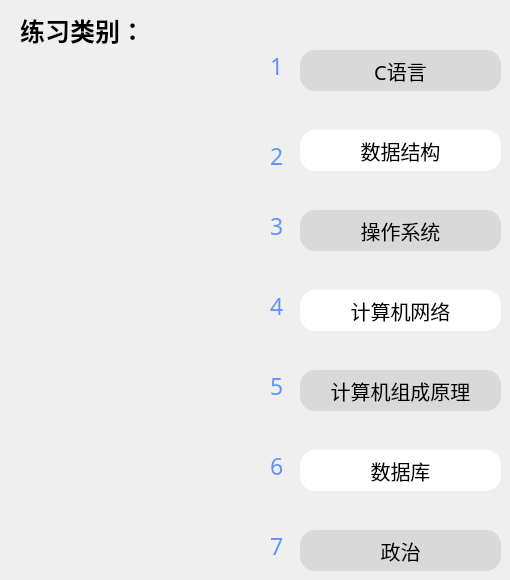
     <widget class="QWidget" name="page_9">
      <widget class="QLabel" name="label_t5_3">
       <property name="geometry">
        <rect>
         <x>270</x>
         <y>370</y>
         <width>21</width>
         <height>31</height>
        </rect>
       </property>
       <property name="font">
        <font>
         <family>微软雅黑</family>
         <pointsize>17</pointsize>
        </font>
       </property>
       <property name="styleSheet">
        <string notr="true">color: rgb(99, 146, 255);</string>
       </property>
       <property name="text">
        <string>5</string>
       </property>
      </widget>
      <widget class="QPushButton" name="lx_class4_2">
       <property name="geometry">
        <rect>
         <x>300</x>
         <y>290</y>
         <width>201</width>
         <height>41</height>
        </rect>
       </property>
       <property name="font">
        <font>
         <family>微软雅黑</family>
         <pointsize>15</pointsize>
        </font>
       </property>
       <property name="styleSheet">
        <string notr="true">QPushButton{
	
	background-color: rgb(255, 255, 255);
	border-radius:15px

}
QPushButton:pressed{
	padding-left:5px;
	padding-top:5px;
background-color: rgb(242, 255, 254);
}</string>
       </property>
       <property name="text">
        <string>计算机网络</string>
       </property>
      </widget>
      <widget class="QLabel" name="label_t7_3">
       <property name="geometry">
        <rect>
         <x>270</x>
         <y>530</y>
         <width>21</width>
         <height>31</height>
        </rect>
       </property>
       <property name="font">
        <font>
         <family>微软雅黑</family>
         <pointsize>17</pointsize>
        </font>
       </property>
       <property name="styleSheet">
        <string notr="true">color: rgb(99, 146, 255);</string>
       </property>
       <property name="text">
        <string>7</string>
       </property>
      </widget>
      <widget class="QPushButton" name="lx_class7_2">
       <property name="geometry">
        <rect>
         <x>300</x>
         <y>530</y>
         <width>201</width>
         <height>41</height>
        </rect>
       </property>
       <property name="font">
        <font>
         <family>微软雅黑</family>
         <pointsize>15</pointsize>
        </font>
       </property>
       <property name="styleSheet">
        <string notr="true">
QPushButton{
	background-color: rgb(217, 217, 217);
	border-radius:15px

}
QPushButton:pressed{
	padding-left:5px;
	padding-top:5px;	
	background-color: rgb(242, 255, 254);
}</string>
       </property>
       <property name="text">
        <string>政治</string>
       </property>
      </widget>
      <widget class="QLabel" name="exercise_class_2">
       <property name="geometry">
        <rect>
         <x>20</x>
         <y>0</y>
         <width>141</width>
         <height>61</height>
        </rect>
       </property>
       <property name="font">
        <font>
         <family>微软雅黑</family>
         <pointsize>19</pointsize>
         <weight>75</weight>
         <bold>true</bold>
        </font>
       </property>
       <property name="styleSheet">
        <string notr="true"/>
       </property>
       <property name="text">
        <string>练习类别：</string>
       </property>
      </widget>
      <widget class="QPushButton" name="lx_class6_2">
       <property name="geometry">
        <rect>
         <x>300</x>
         <y>450</y>
         <width>201</width>
         <height>41</height>
        </rect>
       </property>
       <property name="font">
        <font>
         <family>微软雅黑</family>
         <pointsize>15</pointsize>
        </font>
       </property>
       <property name="styleSheet">
        <string notr="true">QPushButton{
	
	background-color: rgb(255, 255, 255);
	border-radius:15px

}
QPushButton:pressed{
	padding-left:5px;
	padding-top:5px;
background-color: rgb(242, 255, 254);
}</string>
       </property>
       <property name="text">
        <string>数据库</string>
       </property>
      </widget>
      <widget class="QLabel" name="label_t2_3">
       <property name="geometry">
        <rect>
         <x>270</x>
         <y>140</y>
         <width>21</width>
         <height>31</height>
        </rect>
       </property>
       <property name="font">
        <font>
         <family>微软雅黑</family>
         <pointsize>17</pointsize>
        </font>
       </property>
       <property name="styleSheet">
        <string notr="true">color: rgb(99, 146, 255);</string>
       </property>
       <property name="text">
        <string>2</string>
       </property>
      </widget>
      <widget class="QLabel" name="label_t6_3">
       <property name="geometry">
        <rect>
         <x>270</x>
         <y>450</y>
         <width>21</width>
         <height>31</height>
        </rect>
       </property>
       <property name="font">
        <font>
         <family>微软雅黑</family>
         <pointsize>17</pointsize>
        </font>
       </property>
       <property name="styleSheet">
        <string notr="true">color: rgb(99, 146, 255);</string>
       </property>
       <property name="text">
        <string>6</string>
       </property>
      </widget>
      <widget class="QLabel" name="label_t4_3">
       <property name="geometry">
        <rect>
         <x>270</x>
         <y>290</y>
         <width>21</width>
         <height>31</height>
        </rect>
       </property>
       <property name="font">
        <font>
         <family>微软雅黑</family>
         <pointsize>17</pointsize>
        </font>
       </property>
       <property name="styleSheet">
        <string notr="true">color: rgb(99, 146, 255);</string>
       </property>
       <property name="text">
        <string>4</string>
       </property>
      </widget>
      <widget class="QPushButton" name="lx_class5_2">
       <property name="geometry">
        <rect>
         <x>300</x>
         <y>370</y>
         <width>201</width>
         <height>41</height>
        </rect>
       </property>
       <property name="font">
        <font>
         <family>微软雅黑</family>
         <pointsize>15</pointsize>
        </font>
       </property>
       <property name="styleSheet">
        <string notr="true">
QPushButton{
	background-color: rgb(217, 217, 217);
	border-radius:15px

}
QPushButton:pressed{
	padding-left:5px;
	padding-top:5px;	
	background-color: rgb(242, 255, 254);
}</string>
       </property>
       <property name="text">
        <string>计算机组成原理</string>
       </property>
      </widget>
      <widget class="QPushButton" name="lx_class1_2">
       <property name="geometry">
        <rect>
         <x>300</x>
         <y>50</y>
         <width>201</width>
         <height>41</height>
        </rect>
       </property>
       <property name="font">
        <font>
         <family>微软雅黑</family>
         <pointsize>15</pointsize>
        </font>
       </property>
       <property name="styleSheet">
        <string notr="true">
QPushButton{
	background-color: rgb(217, 217, 217);
	border-radius:15px

}
QPushButton:pressed{
	padding-left:5px;
	padding-top:5px;	
	background-color: rgb(242, 255, 254);
}</string>
       </property>
       <property name="text">
        <string>C语言</string>
       </property>
      </widget>
      <widget class="QPushButton" name="lx_class3_2">
       <property name="geometry">
        <rect>
         <x>300</x>
         <y>210</y>
         <width>201</width>
         <height>41</height>
        </rect>
       </property>
       <property name="font">
        <font>
         <family>微软雅黑</family>
         <pointsize>15</pointsize>
        </font>
       </property>
       <property name="styleSheet">
        <string notr="true">
QPushButton{
	background-color: rgb(217, 217, 217);
	border-radius:15px

}
QPushButton:pressed{
	padding-left:5px;
	padding-top:5px;	
	background-color: rgb(242, 255, 254);
}</string>
       </property>
       <property name="text">
        <string>操作系统</string>
       </property>
      </widget>
      <widget class="QLabel" name="label_t3_3">
       <property name="geometry">
        <rect>
         <x>270</x>
         <y>210</y>
         <width>21</width>
         <height>31</height>
        </rect>
       </property>
       <property name="font">
        <font>
         <family>微软雅黑</family>
         <pointsize>17</pointsize>
        </font>
       </property>
       <property name="styleSheet">
        <string notr="true">color: rgb(99, 146, 255);</string>
       </property>
       <property name="text">
        <string>3</string>
       </property>
      </widget>
      <widget class="QLabel" name="label_t1_3">
       <property name="geometry">
        <rect>
         <x>270</x>
         <y>50</y>
         <width>21</width>
         <height>31</height>
        </rect>
       </property>
       <property name="font">
        <font>
         <family>微软雅黑</family>
         <pointsize>17</pointsize>
        </font>
       </property>
       <property name="styleSheet">
        <string notr="true">color: rgb(99, 146, 255);</string>
       </property>
       <property name="text">
        <string>1</string>
       </property>
      </widget>
      <widget class="QPushButton" name="lx_class2_2">
       <property name="geometry">
        <rect>
         <x>300</x>
         <y>130</y>
         <width>201</width>
         <height>41</height>
        </rect>
       </property>
       <property name="font">
        <font>
         <family>微软雅黑</family>
         <pointsize>15</pointsize>
        </font>
       </property>
       <property name="autoFillBackground">
        <bool>false</bool>
       </property>
       <property name="styleSheet">
        <string notr="true">QPushButton{
	
	background-color: rgb(255, 255, 255);
	border-radius:15px

}
QPushButton:pressed{
	padding-left:5px;
	padding-top:5px;
background-color: rgb(242, 255, 254);
}</string>
       </property>
       <property name="text">
        <string>数据结构</string>
       </property>
      </widget>
     </widget>
